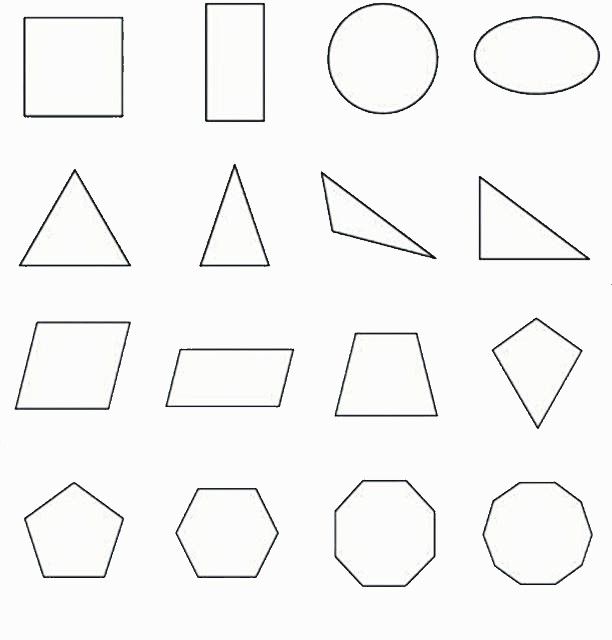
#> input picture test4.jpg, 612 x 640 px
$ python opencvshape.py
#> lines starting #> are read from the running program, lines starting #| are printed output that depends on the picture; after the words box and inside, x2 and y2 are one past the last pixel; in counts of white or black regions, pixels touching at a corner belong together
# -*- coding: utf-8 -*-
"""
Yksinkertainen shape detection OpenCV:tä käyttäen, tunnistaa
3-8 kulmaiset objektit ja muut luokitellaan ympyröiksi.
Objektin viimeisen kulman täytyy yhdistyä ensimmäiseen eli kuvion "alkukohtaan".

@author: Tuomas Ylönen & Anni Halminen - PTIVIS19H
"""

import cv2


img = cv2.imread('test4.jpg')
#> img is the input picture: shape (640, 612, 3); mean B, G, R 245.9, 246.2, 246.1

# Turns the used image into graycoloured
gray = cv2.cvtColor(img, cv2.COLOR_BGR2GRAY)

# Uses threshold binary type for threshold operation
_, threshold = cv2.threshold(gray, 136, 255, cv2.THRESH_BINARY)
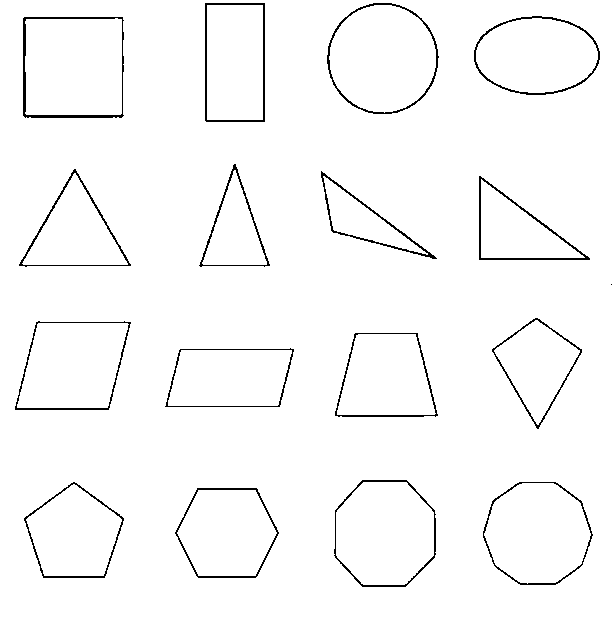
#> threshold: shape (640, 612); 97.5% white; black in thin lines or dots, all inside (x1, y1, x2, y2) = (15, 3, 612, 587)

# Detects corners of image objects
contours, _  = cv2.findContours(threshold, cv2.RETR_TREE, cv2.CHAIN_APPROX_SIMPLE)
#> contours = 33 contours; largest, box (x1, y1, x2, y2) and area: (0, 0, 612, 640) 390428, (22, 16, 125, 119) 10311, (326, 2, 440, 115) 9898, (333, 479, 437, 588) 9210, (25, 18, 122, 115) 9048

i = 0

for contour in contours:
    if i == 0:
        i = 1
        continue

    approx = cv2.approxPolyDP(contour, 0.01 * cv2.arcLength(contour, True), True)
    # using drawContours() function
    cv2.drawContours(img, [contour], 0, (0, 0, 255), 2)

    # finding center point of shape
    M = cv2.moments(contour)
    if M['m00'] != 0.0:
        cx = int(M['m10']/M['m00']*0.95)
        cy = int(M['m01']/M['m00'])

    # putting shape name at center of each shape
    # Shapes defined by the number of corners and puts recognized identity inside the object
    if len(approx) == 3:
        cv2.putText(img, 'Triangle', (cx, cy),
                    cv2.FONT_HERSHEY_SIMPLEX, 0.6, (96, 96, 96), 2)

    elif len(approx) == 4:
        (x, y, w, h) = cv2.boundingRect(approx)
        ar = w / float(h)
        if ar >= 0.95 and ar <= 1.05:
            cv2.putText(img, 'Square', (cx, cy),
                        cv2.FONT_HERSHEY_SIMPLEX, 0.6, (96, 96, 96), 2)
        else:
            cv2.putText(img, 'Quadrilateral', (cx, cy),
                        cv2.FONT_HERSHEY_SIMPLEX, 0.6, (96, 96, 96), 2)

    elif len(approx) == 5:
        cv2.putText(img, 'Pentagon', (cx, cy),
                    cv2.FONT_HERSHEY_SIMPLEX, 0.6, (96, 96, 96), 2)

    elif len(approx) == 6:
        cv2.putText(img, 'Hexagon', (cx, cy),
                    cv2.FONT_HERSHEY_SIMPLEX, 0.6, (96, 96, 96), 2)

    elif len(approx) == 7:
        cv2.putText(img, 'Heptagon', (cx, cy),
                    cv2.FONT_HERSHEY_SIMPLEX, 0.6, (96, 96, 96), 2)

    elif len(approx) == 8:
        cv2.putText(img, 'Octagon', (cx, cy),
                    cv2.FONT_HERSHEY_SIMPLEX, 0.6, (96, 96, 96), 2)

    else:
        cv2.putText(img, 'circle', (cx, cy),
                    cv2.FONT_HERSHEY_SIMPLEX, 0.5, (96, 96, 96), 2)
#> this loop made 33 passes
#> (approx, cx, cy, x, y, w, h, ar) on passes 10 to 17: ([[294, 349], [279, 407], [164, 406], [180, 348]], 217, 377, 164, 348, 131, 60, 2.18), ([[181, 350], [168, 405], [278, 404], [291, 350]], 217, 377, 168, 350, 124, 56, 2.21), ([[353, 334], [417, 332], [438, 415], [335, 416]], 366, 377, 335, 332, 104, 85, 1.22), ([[356, 335], [337, 414], [434, 414], [415, 334]], 366, 377, 337, 334, 98, 81, 1.21), ([[36, 321], [131, 322], [108, 410], [14, 409]], 68, 365, 14, 321, 118, 90, 1.31), ([[38, 323], [17, 407], [107, 407], [128, 324]], 68, 365, 17, 323, 112, 85, 1.32), ([[535, 317], [582, 349], [538, 429], [491, 351]], 509, 365, 491, 317, 92, 113, 0.814), ([[535, 320], [494, 351], [538, 424], [579, 350]], 509, 364, 494, 320, 86, 105, 0.819)
#> (approx, cx, cy) on passes 18 to 23: ([[478, 176], [590, 259], [479, 260]], 490, 231), ([[481, 179], [481, 257], [584, 257]], 489, 231), ([[320, 171], [437, 258], [333, 233]], 345, 220), ([[323, 176], [334, 230], [427, 254]], 343, 219), ([[74, 168], [130, 266], [18, 265]], 70, 232), ([[74, 173], [22, 263], [127, 264]], 70, 233)
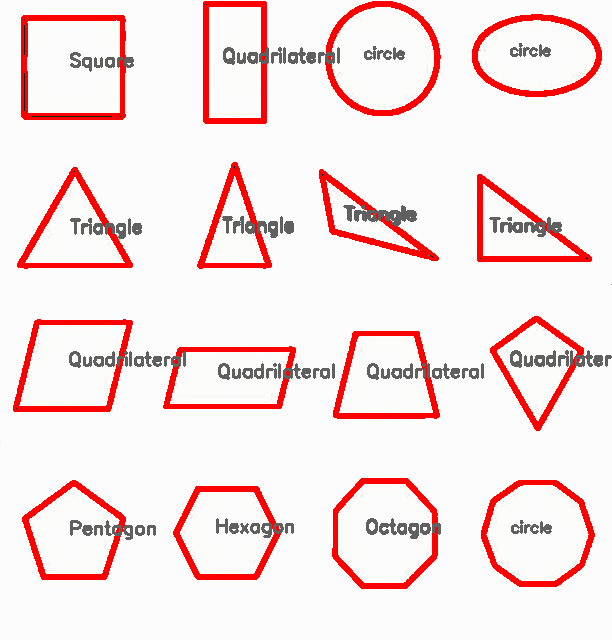
#> img: shape (640, 612, 3); 10.58% of pixels changed, all inside (x1, y1, x2, y2) = (13, 1, 612, 589)
#> after the loop, i = 1

# displaying the image after drawing contours
cv2.imshow('shapes', img)

cv2.waitKey(0)
cv2.destroyAllWindows()
